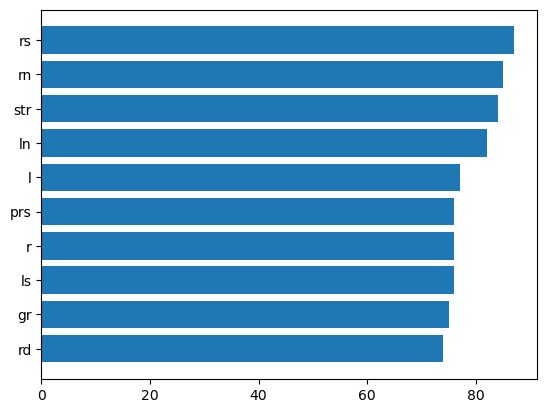

Reproduce this figure in Python.
import json
import matplotlib.pyplot as plt

HOW_MANY_TOP_WORDS = 10

# Using a json -> dict is faster than a list of strings
with open('words_dictionary.json') as words_file:
    data = json.load(words_file)
    no_vowel_data = {}

    # Remove all vowels from all words
    for word in data:
        new_word = word

        for vowel in ['a', 'e', 'i', 'o', 'u']:
            if vowel in new_word:
                new_word = new_word.replace(vowel, '')

        if len(new_word) > 0:
            if new_word in no_vowel_data:
                no_vowel_data[new_word] += 1
            else:
                no_vowel_data[new_word] = 1

    sorted_vowel_data = dict(sorted(no_vowel_data.items(), key=lambda item: item[1]))

    top_list = {k: sorted_vowel_data[k] for k in list(sorted_vowel_data)[len(sorted_vowel_data) - HOW_MANY_TOP_WORDS:]}
    
    words = list(top_list.keys())
    occurences = list(top_list.values())
    
    plt.barh(range(len(top_list)), occurences, tick_label=words)
    plt.savefig('how-many-words-without-vowels.png', bbox_inches='tight')
    plt.show()
